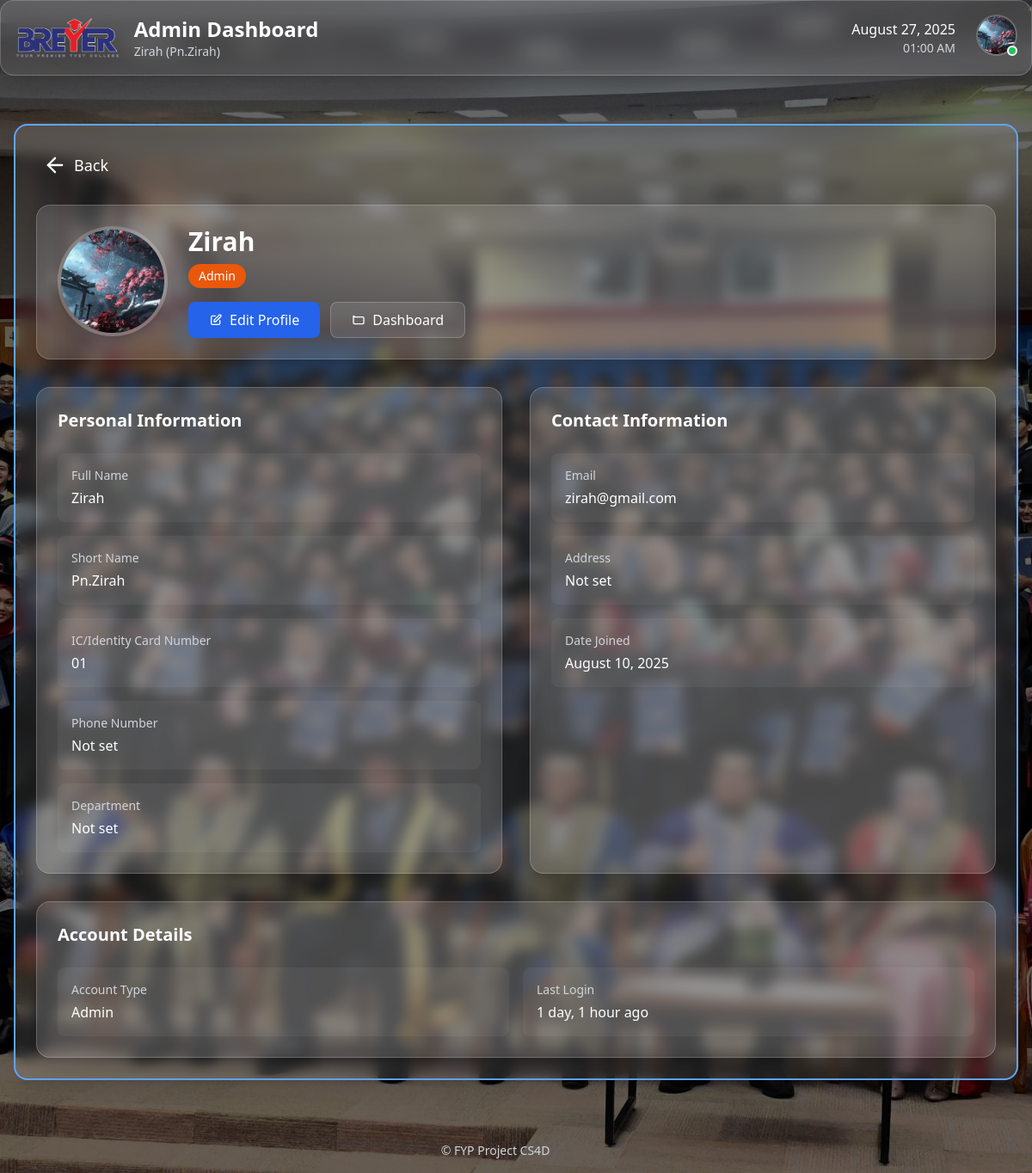
Page /dashboard/profile/ (signed in) on the earlier database version.
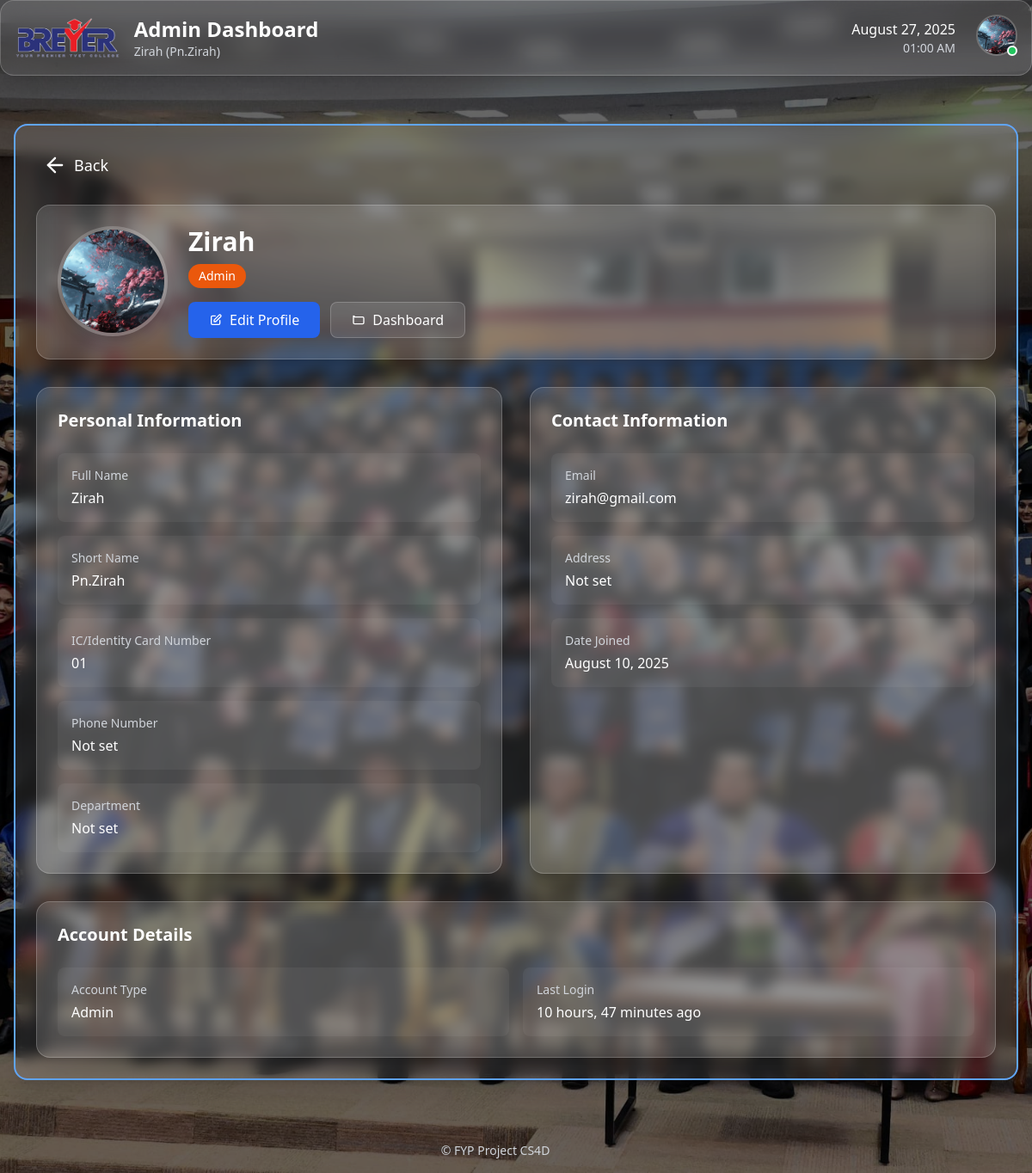
Same page on the later database version.
### accounts/models.py (models this page shows, shortened)
class CustomUser(AbstractBaseUser, PermissionsMixin):
    class Role(models.TextChoices):
        STUDENT = 'STUDENT', 'Student'
        LECTURER = 'LECTURER', 'Lecturer'
        ADMIN = 'ADMIN', 'Admin'
    email = models.EmailField(unique=True)
    identity_card_number = models.CharField(
        max_length=20, unique=True, verbose_name="IC/Identity Card No."
    )
    full_name = models.CharField(
        max_length=255, verbose_name="Full Name (as per IC)"
    )
    short_name = models.CharField(
        max_length=64, verbose_name="Short Name", blank=True,
        help_text="E.g. 'Ali', for display in tables/lists"
    )
    role = models.CharField(max_length=20, choices=Role.choices, default=Role.STUDENT)
    phone_number = models.CharField(max_length=20, blank=True, null=True)
    address = models.TextField(blank=True, null=True)
    department = models.ForeignKey(
        Department,
        null=True,
        blank=True,
        on_delete=models.SET_NULL,
        related_name='users'
    )
    profile_picture = models.ImageField(upload_to='profile_pics/', blank=True, null=True)
    is_staff = models.BooleanField(default=False)
    is_active = models.BooleanField(default=True)
    date_joined = models.DateTimeField(default=timezone.now, blank=True, null=True)
    USERNAME_FIELD = 'email'
    REQUIRED_FIELDS = ['identity_card_number', 'full_name', 'short_name']
    objects = CustomUserManager()
    def get_full_name(self):
        return self.full_name
    def get_short_name(self):
        return self.short_name or (self.full_name.split(' ')[0] if self.full_name else self.email)

### dashboard/views.py (the view)
# urls.py: path('profile/', profile_view, name='profile'),
@login_required
def profile_view(request):
    user = request.user
    context = {
        "profile_url_name": "dashboard:profile",
    }
    if user.role == user.Role.STUDENT:
        try:
            student = Student.objects.select_related('user', 'class_group').prefetch_related('parents').get(user=user)
        except Student.DoesNotExist:
            student = None
        context['student'] = student
    elif user.role == user.Role.LECTURER:
        try:
            lecturer = Lecturer.objects.select_related('user', 'department').get(user=user)
        except Lecturer.DoesNotExist:
            lecturer = None
        context['lecturer'] = lecturer
    return render(request, "dashboard/profile.html", context)

### dashboard/templates/dashboard/profile.html (shortened to what the changed rows need)
{% extends 'dashboard/base_profile.html' %}
{% load widget_tweaks %}
{% block content_inner %}
<div class="space-y-8">
  <div class="bg-white/10 backdrop-blur-md rounded-2xl p-6 border border-white/20 shadow-xl">
    <div class="flex flex-col md:flex-row items-center md:items-start gap-6">
      <div class="flex-shrink-0">
        {% if user.role == "LECTURER" and lecturer and lecturer.profile_picture %}
          <img src="{{ lecturer.profile_picture.url }}" alt="Profile picture"
               class="w-32 h-32 rounded-full object-cover border-4 border-white/20 shadow-lg">
        {% elif user.role == "STUDENT" and student and student.profile_picture %}
          <img src="{{ student.profile_picture.url }}" alt="Profile picture"
               class="w-32 h-32 rounded-full object-cover border-4 border-white/20 shadow-lg">
        {% elif request.user.profile_picture %}
          <img src="{{ request.user.profile_picture.url }}" alt="Profile picture"
               class="w-32 h-32 rounded-full object-cover border-4 border-white/20 shadow-lg">
        {% endif %}
      </div>
      <div class="flex-grow text-center md:text-left">
        <h2 class="text-3xl font-bold text-white mb-2">
          {{ request.user.full_name|default:request.user.get_full_name|default:"No Name Set" }}
        </h2>
        <div class="flex flex-wrap justify-center md:justify-start gap-2 mb-4">
          <span class="px-3 py-1 rounded-full text-sm text-white
            {% if request.user.role == 'ADMIN' %} bg-orange-600
            {% elif request.user.role == 'LECTURER' %} bg-blue-600
            {% elif request.user.role == 'STUDENT' %} bg-green-600
            {% else %} bg-slate-600 {% endif %}">
            {{ request.user.get_role_display }}
          </span>
        </div>
        <div class="flex flex-col sm:flex-row gap-3 justify-center md:justify-start">
          <a href="{% url 'dashboard:profile_update' %}"
             class="bg-blue-600 hover:bg-blue-700 text-white px-6 py-2 rounded-lg transition-colors
                    flex items-center justify-center">
          </a>
          <a href="{% url 'dashboard:main_dashboard' %}"
             class="bg-white/10 hover:bg-white/20 text-white px-6 py-2 rounded-lg transition-colors
                    border border-white/20 flex items-center justify-center">
          </a>
        </div>
      </div>
    </div>
  </div>
  <div class="grid grid-cols-1 lg:grid-cols-2 gap-8">
    <div class="bg-white/10 backdrop-blur-md rounded-2xl p-6 border border-white/20 shadow-xl">
      <div class="space-y-4">
        <div class="bg-white/5 rounded-lg p-4">
          <h4 class="text-sm text-gray-300 mb-1">Full Name</h4>
          <p class="text-white">{{ request.user.full_name|default:"Not set" }}</p>
        </div>
        <div class="bg-white/5 rounded-lg p-4">
          <h4 class="text-sm text-gray-300 mb-1">Short Name</h4>
          <p class="text-white">{{ request.user.short_name|default:"Not set" }}</p>
        </div>
        <div class="bg-white/5 rounded-lg p-4">
          <h4 class="text-sm text-gray-300 mb-1">IC/Identity Card Number</h4>
          <p class="text-white">{{ request.user.identity_card_number|default:"Not set" }}</p>
        </div>
        <div class="bg-white/5 rounded-lg p-4">
          <h4 class="text-sm text-gray-300 mb-1">Phone Number</h4>
          {% if request.user.role == 'LECTURER' and lecturer %}
            <p class="text-white">{{ lecturer.phone_number|default:"Not set" }}</p>
          {% elif request.user.role == 'STUDENT' and student %}
            <p class="text-white">{{ student.phone_number|default:"Not set" }}</p>
          {% else %}
            <p class="text-white">{{ request.user.phone_number|default:"Not set" }}</p>
          {% endif %}
        </div>
        {% if request.user.role != 'STUDENT' %}
          <div class="bg-white/5 rounded-lg p-4">
            <h4 class="text-sm text-gray-300 mb-1">Department</h4>
            {% if request.user.role == 'LECTURER' and lecturer %}
              <p class="text-white">{{ lecturer.department.name|default:"Not set" }}</p>
            {% else %}
              <p class="text-white">{{ request.user.department|default:"Not set" }}</p>
            {% endif %}
          </div>
        {% endif %}
      </div>
    </div>
    <div class="bg-white/10 backdrop-blur-md rounded-2xl p-6 border border-white/20 shadow-xl">
      <div class="space-y-4">
        <div class="bg-white/5 rounded-lg p-4">
          <h4 class="text-sm text-gray-300 mb-1">Email</h4>
          <p class="text-white">{{ request.user.email }}</p>
        </div>
        <div class="bg-white/5 rounded-lg p-4">
          <h4 class="text-sm text-gray-300 mb-1">Address</h4>
          {% if request.user.role == 'LECTURER' and lecturer %}
            <p class="text-white">{{ lecturer.address|default:"Not set" }}</p>
          {% elif request.user.role == 'STUDENT' and student %}
            <p class="text-white">{{ student.address|default:"Not set" }}</p>
          {% else %}
            <p class="text-white">{{ request.user.address|default:"Not set" }}</p>
          {% endif %}
        </div>
        <div class="bg-white/5 rounded-lg p-4">
          <h4 class="text-sm text-gray-300 mb-1">Date Joined</h4>
          <p class="text-white">
            {% if request.user.date_joined %}{{ request.user.date_joined|date:"F j, Y" }}{% else %}Not set{% endif %}
          </p>
        </div>
      </div>
    </div>
  </div>
  <div class="bg-white/10 backdrop-blur-md rounded-2xl p-6 border border-white/20 shadow-xl">
    <div class="grid grid-cols-1 sm:grid-cols-2 gap-4">
      <div class="bg-white/5 rounded-lg p-4">
        <h4 class="text-sm text-gray-300 mb-1">Account Type</h4>
        <p class="text-white">{{ request.user.get_role_display }}</p>
      </div>
      <div class="bg-white/5 rounded-lg p-4">
        <h4 class="text-sm text-gray-300 mb-1">Last Login</h4>
        <p class="text-white">
          {% if request.user.last_login %}{{ request.user.last_login|timesince }} ago{% else %}Never{% endif %}
        </p>
      </div>
    </div>
  </div>
</div>
{% endblock %}

### templates/partials/_topbar.html (shortened to what this page needs)
{% load static %}
{% block content %}
<div class="relative z-[9999] bg-white/10 dark:bg-white/5 backdrop-blur-md rounded-2xl p-4 border border-white/20 dark:border-white/10 shadow-xl mb-8">
  <div class="flex justify-between items-center">
    <div class="flex items-center space-x-4">
      <img src="{% static 'images/breyer.jpg' %}" alt="Breyer Logo" class="h-12 w-auto">
      <div>
        <a href="{% url 'dashboard:main_dashboard' %}" class="text-2xl font-bold text-white hover:text-blue-400 transition">
          {% if request.user.role == 'ADMIN' %}
            Admin Dashboard
          {% elif request.user.role == 'LECTURER' %}
            Lecturer Dashboard
          {% elif request.user.role == 'STUDENT' %}
            Student Dashboard
          {% else %}
            Dashboard
          {% endif %}
        </a>
        <p class="text-gray-300 text-sm">
          {% with full=request.user.get_full_name|default_if_none:'' short=request.user.get_short_name|default_if_none:'' email=request.user.email %}
            {% if full %}
              {{ full }}{% if short and short != full %} ({{ short }}){% endif %}
            {% else %}
              {% if short %}
                {{ short }}
              {% else %}
                {{ email }}
              {% endif %}
            {% endif %}
          {% endwith %}
        </p>
      </div>
    </div>
    <div class="flex items-center space-x-6">
      <div class="text-right">
        <p class="text-white font-medium" id="current-date"></p>
        <p class="text-gray-300 text-sm" id="current-time"></p>
      </div>
      <div class="relative z-[99999]">
        <button id="profile-btn" onclick="toggleProfileMenu(event)" class="relative group focus:outline-none">
          {% if request.user.profile_picture %}
            <img src="{{ request.user.profile_picture.url }}" alt="Profile Picture"
                 class="w-12 h-12 rounded-full object-cover border-2 border-white/20 group-hover:border-blue-400 transition-colors">
          {% endif %}
          <div class="absolute bottom-0 right-0 w-3 h-3 bg-green-500 rounded-full border-2 border-white"></div>
        </button>
      </div>
    </div>
  </div>
</div>
{% endblock %}

Differences in the rows shown:
changed CustomUser "Zirah": user.last_login "1 day, 1 hour" → "10 hours, 47 minutes"
